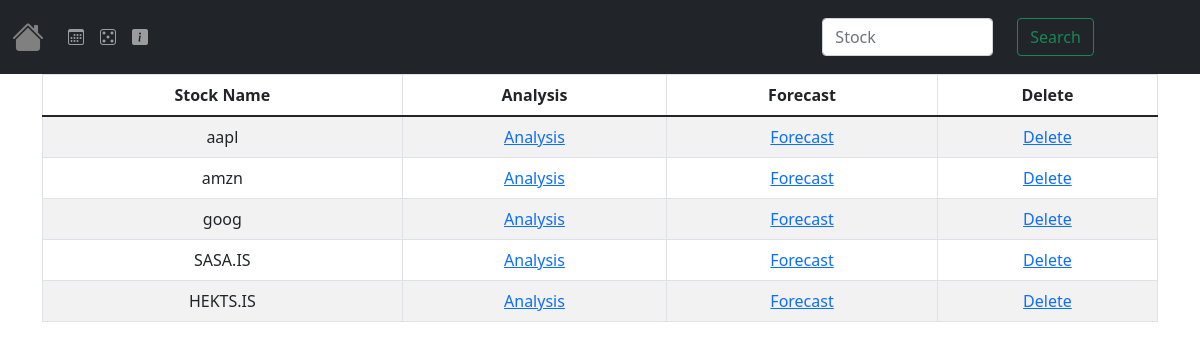
/quotes/, run on an earlier commit of the app's database.
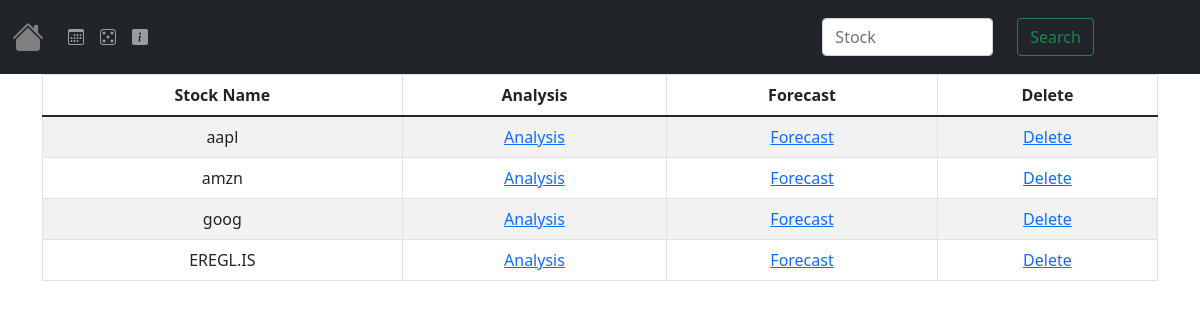
And on a later commit of the database.
### quotes/models.py (models this page shows, shortened)
class Stock(models.Model):
    id = models.AutoField(primary_key=True)
    ticker = models.CharField(max_length = 10)

### quotes/views.py (the view)
# urls.py: path('', views.home, name ="home"),
def home(request):
    ticker_list = tuple(Stock.objects.values_list('ticker', flat = True))
    if len(ticker_list)>0:
        try:
            api = ticker_list
        except Exception as e:
            api = "Error"
        return render(request, 'home.html',{'api': api })
    else:
        return render(request, 'home.html',{'api': "" })

### quotes/templates/home.html
{% extends 'base.html' %}
{% block content %}
    {% if api %}
        <table class="table table-striped table-bordered table-hover align="left">
            <thead class="thead-dark">
                <tr>
                    <th class="text-center" style="vertical-align: middle" scope="col">Stock Name</th>
                    <th class="text-center" style="vertical-align: middle" scope="col">Analysis</th>
                    <th class="text-center" style="vertical-align: middle" scope="col">Forecast</th>
                    <th class="text-center" style="vertical-align: middle" scope="col">Delete</th>
                </tr>
            </thead>
            <tbody>
                {% for stock_ticker in api %}
                    <tr>
                        <td class="text-center" style="vertical-align: middle">{{ stock_ticker }}</td>
                        <td class="text-center" style="vertical-align: middle"><a href="{% url 'analysis' stock_ticker %}">Analysis</a></td>
                        <td class="text-center" style="vertical-align: middle"><a href="{% url 'forecast' stock_ticker %}">Forecast</a></td>
                        <td class="text-center" style="vertical-align: middle"><a href="{% url 'delete' stock_ticker %}">Delete</a></td>
                    </tr>
                {% endfor %}
            </tbody>
        </table>
    {% else %}
        Portfolio is Empty
    {% endif%}
{% endblock %}

What changed in the data, as far as the page shows it:
removed Stock: ticker "SASA.IS"
removed Stock: ticker "HEKTS.IS"
added Stock: ticker "EREGL.IS"
